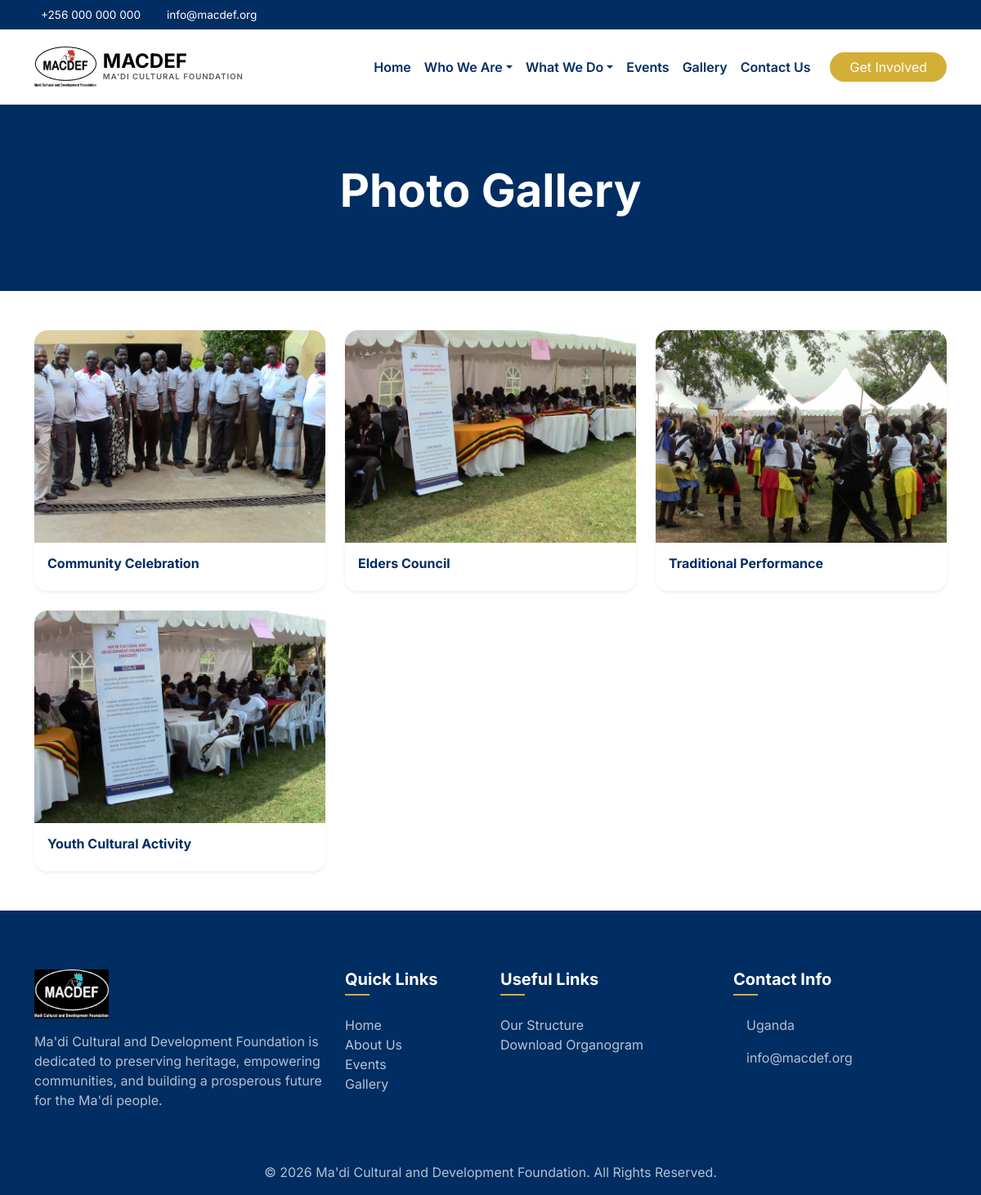
/gallery.php, run on the app's committed database.
### tables this page shows
CREATE TABLE IF NOT EXISTS settings (id INT AUTO_INCREMENT PRIMARY KEY, setting_key VARCHAR(100) NOT NULL UNIQUE, setting_value TEXT NULL, updated_at TIMESTAMP DEFAULT CURRENT_TIMESTAMP ON UPDATE CURRENT_TIMESTAMP);

CREATE TABLE IF NOT EXISTS gallery (id INT AUTO_INCREMENT PRIMARY KEY, title VARCHAR(255) NOT NULL, image_path VARCHAR(255) NOT NULL, sort_order INT DEFAULT 0, is_active TINYINT(1) DEFAULT 1, created_at TIMESTAMP DEFAULT CURRENT_TIMESTAMP);

### includes/db.php (called while the page is built, shortened)
<?php
$pdo = null;
try {
    $port = defined('DB_PORT') && DB_PORT !== '' ? ';port=' . DB_PORT : '';
    $dsn = 'mysql:host=' . DB_HOST . $port . ';dbname=' . DB_NAME . ';charset=utf8mb4';
    $pdo = new PDO($dsn, DB_USER, DB_PASS, [
        PDO::ATTR_ERRMODE => PDO::ERRMODE_EXCEPTION,
        PDO::ATTR_DEFAULT_FETCH_MODE => PDO::FETCH_ASSOC,
        PDO::ATTR_EMULATE_PREPARES => false,
    ]);
} catch (PDOException $e) { $pdo = null; }
function getSetting($key, $default = '') {
    global $pdo; if (!$pdo) return $default;
    try { $stmt = $pdo->prepare('SELECT setting_value FROM settings WHERE setting_key = ? LIMIT 1'); $stmt->execute([$key]); $r=$stmt->fetch(); return $r ? $r['setting_value'] : $default; } catch (PDOException $e) { return $default; }
}
?>

### includes/functions.php (called while the page is built, shortened)
<?php
function e($data){ return htmlspecialchars((string)$data, ENT_QUOTES, 'UTF-8'); }
?>

### gallery.php (the view, shortened to what this page needs)
<?php
require_once __DIR__ . '/includes/header.php';
$items = [];
if ($pdo) {
    try { $items = $pdo->query('SELECT * FROM gallery ORDER BY created_at DESC')->fetchAll(); } catch (PDOException $e) { $items = []; }
}
?>
<section class="page-header bg-navy text-white py-5"><div class="container py-4 text-center"><h1 class="display-4 fw-bold mb-3">Photo Gallery</h1></div></section>
<main class="container py-5"><div class="row g-4">
    <?php foreach($items as $row): ?>
        <div class="col-md-4"><div class="card border-0 shadow-sm overflow-hidden rounded-4 h-100"><img src="<?php echo e($row['image_path']); ?>" class="img-fluid" style="height:260px;width:100%;object-fit:cover" alt="<?php echo e($row['title']); ?>"><div class="p-3"><h6 class="fw-bold text-navy"><?php echo e($row['title']); ?></h6></div></div></div>
    <?php endforeach; ?>
</div></main>
<?php require_once __DIR__ . '/includes/footer.php'; ?>

### includes/header.php (shortened to what this page needs)
<?php
require_once __DIR__ . '/db.php';
require_once __DIR__ . '/functions.php';
?>
<!DOCTYPE html>
<html lang="en">
<head>
    <link href="https://cdn.jsdelivr.net/npm/bootstrap@5.3.0/dist/css/bootstrap.min.css" rel="stylesheet">
    <link href="https://cdn.jsdelivr.net/npm/remixicon@3.5.0/fonts/remixicon.css" rel="stylesheet">
    <link rel="stylesheet" href="assets/css/style.css">
</head>
<body>
<div class="top-bar py-2 d-none d-lg-block">
    <div class="container">
        <div class="row align-items-center">
            <div class="col-md-8">
                <div class="d-flex gap-4 info-items">
                    <span class="d-flex align-items-center gap-2"><i class="ri-phone-fill text-gold"></i> <?php echo e(getSetting('contact_phone', '+256 000 000 000')); ?></span>
                    <span class="d-flex align-items-center gap-2"><i class="ri-mail-fill text-gold"></i> <?php echo e(getSetting('contact_email', 'info@macdef.org')); ?></span>
                </div>
            </div>
        </div>
    </div>
</div>
<nav class="navbar navbar-expand-lg sticky-top shadow-sm">
    <div class="container">
        <a class="navbar-brand d-flex align-items-center gap-2" href="index.php">
            <img src="assets/images/macdef-logo.png" alt="MACDEF Logo" height="50">
            <div class="brand-text">
                <span class="d-block fw-bold fs-4 lh-1">MACDEF</span>
                <small class="d-block text-muted text-uppercase fw-semibold" style="font-size: 0.6rem; letter-spacing: 1px;">Ma'di Cultural Foundation</small>
            </div>
        </a>
        <div class="collapse navbar-collapse" id="navbarNav">
            <ul class="navbar-nav ms-auto align-items-lg-center">
                <li class="nav-item"><a class="nav-link" href="index.php">Home</a></li>
                <li class="nav-item dropdown">
                    <a class="nav-link dropdown-toggle" href="#" role="button" data-bs-toggle="dropdown">Who We Are</a>
                </li>
                <li class="nav-item dropdown">
                    <a class="nav-link dropdown-toggle" href="#" role="button" data-bs-toggle="dropdown">What We Do</a>
                </li>
                <li class="nav-item"><a class="nav-link" href="events.php">Events</a></li>
                <li class="nav-item"><a class="nav-link" href="gallery.php">Gallery</a></li>
                <li class="nav-item"><a class="nav-link" href="contact.php">Contact Us</a></li>
                <li class="nav-item ms-lg-3 mt-3 mt-lg-0"><a href="contact.php" class="btn btn-gold rounded-pill px-4">Get Involved</a></li>
            </ul>
        </div>
    </div>
</nav>

### includes/footer.php (shortened to what this page needs)
<footer class="footer pt-5 mt-auto">
    <div class="container py-4">
        <div class="row g-4">
            <div class="col-lg-4 col-md-6">
                <div class="footer-info">
                    <img src="assets/images/macdef-logo.png" alt="MACDEF Logo" height="60" class="mb-3 brightness-0 invert">
                    <p class="mb-4">Ma'di Cultural and Development Foundation is dedicated to preserving heritage, empowering communities, and building a prosperous future for the Ma'di people.</p>
                </div>
            </div>
            <div class="col-lg-2 col-md-6">
                <h5 class="footer-title">Quick Links</h5>
                <ul class="footer-links list-unstyled">
                    <li><a href="index.php">Home</a></li>
                    <li><a href="mission.php">About Us</a></li>
                    <li><a href="events.php">Events</a></li>
                    <li><a href="gallery.php">Gallery</a></li>
                </ul>
            </div>
            <div class="col-lg-3 col-md-6">
                <h5 class="footer-title">Useful Links</h5>
                <ul class="footer-links list-unstyled">
                    <li><a href="organisation.php">Our Structure</a></li>
                    <li><a href="uploads/documents/MACDEF-Organogram.pdf" target="_blank">Download Organogram</a></li>
                </ul>
            </div>
            <div class="col-lg-3 col-md-6">
                <h5 class="footer-title">Contact Info</h5>
                <ul class="footer-contact list-unstyled">
                    <li class="d-flex gap-3 mb-3"><i class="ri-map-pin-fill text-gold fs-5"></i><span><?php echo e(getSetting('contact_address', 'Uganda')); ?></span></li>
                    <li class="d-flex gap-3 mb-3"><i class="ri-mail-fill text-gold fs-5"></i><span><?php echo e(getSetting('contact_email', 'info@macdef.org')); ?></span></li>
                </ul>
            </div>
        </div>
    </div>
    <div class="footer-bottom py-3"><div class="container text-center"><p class="mb-0">&copy; <?php echo date('Y'); ?> <?php echo e(getSetting('site_title', "Ma'di Cultural and Development Foundation")); ?>. All Rights Reserved.</p></div></div>
</footer>
</body>
</html>

### assets/css/style.css (style rules this page uses)
:root { --navy: #002D62; --navy-light: #e6ebf1; --gold: #D4AF37; --gold-light: #fbf7e6; --gold-hover: #b8962d; --white: #ffffff; }
body { font-family: 'Inter', sans-serif; color: #333; background-color: var(--white); overflow-x: hidden; }
.text-navy { color: var(--navy) !important; }
.bg-navy { background-color: var(--navy) !important; }
.btn-gold { background-color: var(--gold); color: white; border: none; }
.top-bar { background-color: var(--navy); color: white; font-size: 0.85rem; }
.navbar { background-color: var(--white); padding: 1rem 0; }
.nav-link { color: var(--navy); font-weight: 600; }
.footer { background-color: var(--navy); color: rgba(255,255,255,0.7); }
.footer-title { color: white; font-weight: 700; margin-bottom: 1.5rem; position: relative; padding-bottom: 0.5rem; }
.footer-title::after { content: ''; position: absolute; left: 0; bottom: 0; width: 30px; height: 2px; background-color: var(--gold); }
.brightness-0 { filter: brightness(0); }
.invert { filter: invert(1); }
.footer-links a { color:rgba(255,255,255,.72);text-decoration:none }

### data on the page
settings: setting_value "+256 000 000 000"
settings: setting_value "info@macdef.org"
gallery: image_path (picture), title "Community Celebration"
gallery: image_path (picture), title "Elders Council"
gallery: image_path (picture), title "Traditional Performance"
gallery: image_path (picture), title "Youth Cultural Activity"
settings: setting_value "Uganda"
settings: setting_value "Ma'di Cultural and Development Foundation"
